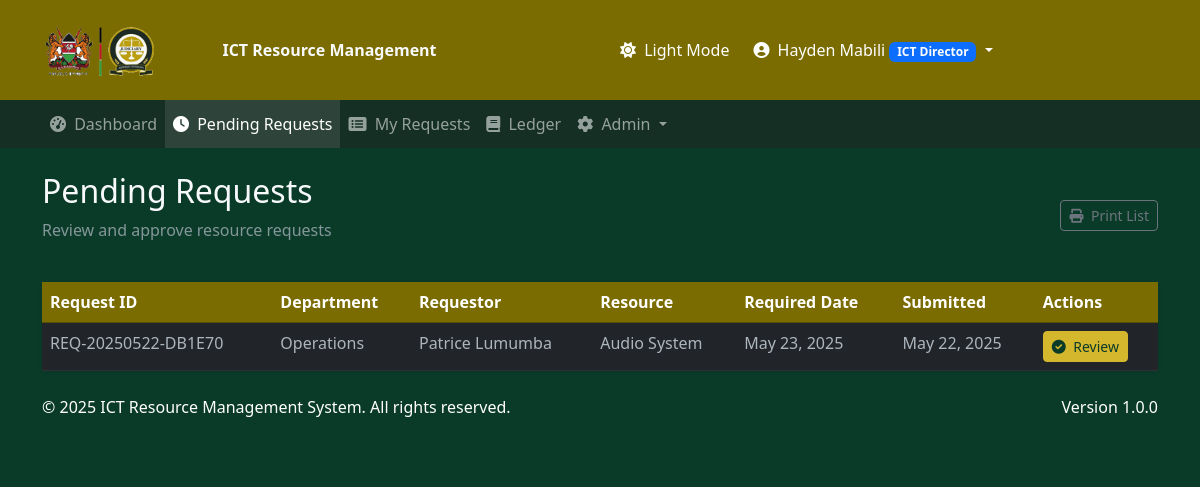
Before: /requests/pending/ (signed in) with the older database file.
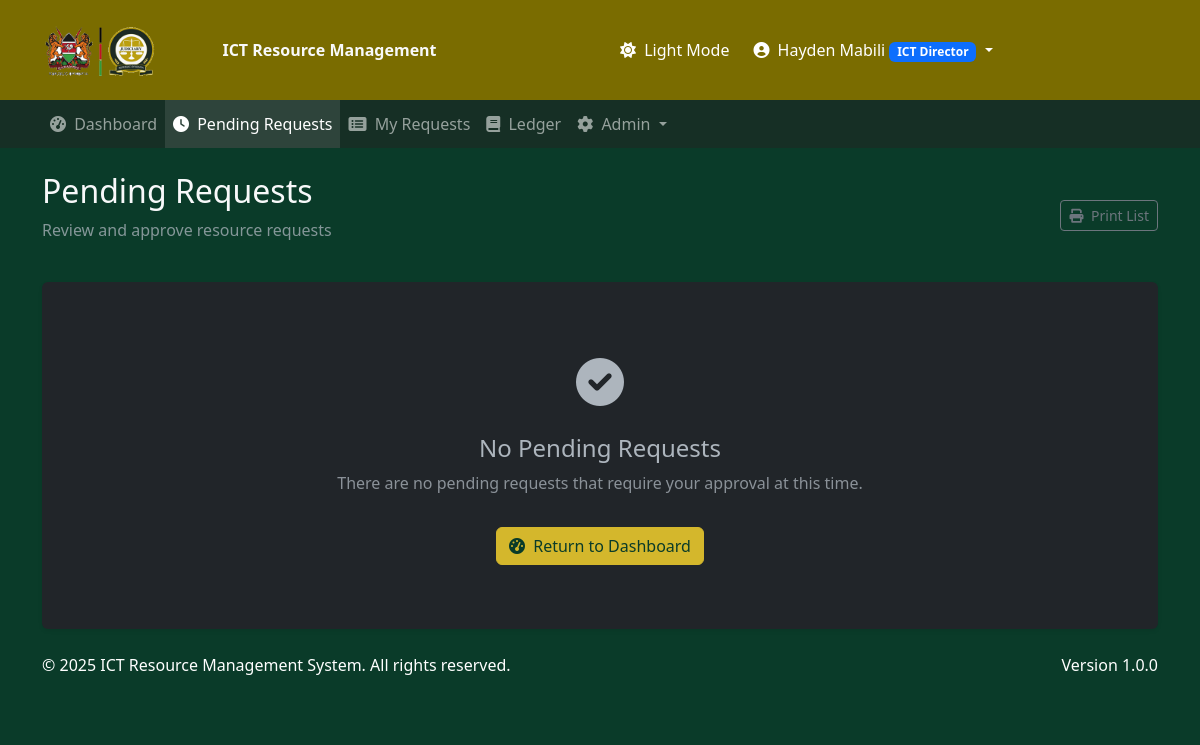
After: the same page with the newer database file.
### resource_requests/models.py (models this page shows, shortened)
class ResourceRequest(models.Model):
    STATUS_CHOICES = [
        ("pending", "Pending"),
        ("approved", "Approved"),
        ("rejected", "Rejected"),
        ("completed", "Completed"),
    ]
    DURATION_CHOICES = [
        ("1_hour", "1 Hour"),
        ("2_hours", "2 Hours"),
        ("half_day", "Half Day"),
        ("full_day", "Full Day"),
        ("multiple_days", "Multiple Days"),
    ]
    request_id = models.CharField(max_length=20, unique=True)
    requestor = models.ForeignKey(
        User, on_delete=models.CASCADE, related_name="requests"
    )
    department = models.ForeignKey(Department, on_delete=models.CASCADE)
    resource = models.ForeignKey(Resource, on_delete=models.CASCADE)
    purpose = models.TextField()
    required_date = models.DateField()
    duration = models.CharField(max_length=20, choices=DURATION_CHOICES)
    additional_info = models.TextField(blank=True, null=True)
    status = models.CharField(max_length=10, choices=STATUS_CHOICES, default="pending")
    submitted_at = models.DateTimeField(auto_now_add=True)
    approved_by = models.ForeignKey(
        User,
        on_delete=models.SET_NULL,
        null=True,
        blank=True,
        related_name="approved_requests",
    )
    approved_at = models.DateTimeField(null=True, blank=True)
    physical_copy_stamped = models.BooleanField(default=False)
    director_notes = models.TextField(blank=True, null=True)
    signature_image = models.ImageField(upload_to="signatures/", blank=True, null=True)
    stamp_date = models.DateTimeField(null=True, blank=True)

class Department(models.Model):
    name = models.CharField(max_length=100)
    description = models.TextField(blank=True, null=True)
    def __str__(self):
        return self.name

class Resource(models.Model):
    name = models.CharField(max_length=100)
    description = models.TextField(blank=True, null=True)
    is_available = models.BooleanField(default=True)
    def __str__(self):
        return self.name

### resource_requests/views.py (the view)
# urls.py: path('requests/pending/', views.pending_requests, name='pending_requests'),
@login_required
def pending_requests(request):
    if not ((request.user.profile.is_director or request.user.profile.is_deputy_director) and
            request.user.profile.has_approval_rights or
            request.user.profile.is_admin or
            request.user.is_staff):
        messages.error(request, "You don't have permission to view pending requests.")
        return redirect('dashboard')
    if (request.user.profile.is_director or request.user.profile.is_deputy_director) and request.user.profile.has_approval_rights:
        pending = ResourceRequest.objects.filter(status='pending').order_by('-submitted_at')
    else:
        pending = ResourceRequest.objects.filter(status='pending').order_by('-submitted_at')
    paginator = Paginator(pending, 10)  # Show 10 requests per page
    page_number = request.GET.get('page')
    page_obj = paginator.get_page(page_number)
    context = {
        'page_obj': page_obj,
    }
    return render(request, 'resource_requests/pending_requests.html', context)

### templates/resource_requests/pending_requests.html (shortened to what this page needs)
{% extends 'resource_requests/base.html' %}
{% load static %}
{% block content %}
<div class="d-flex flex-column flex-md-row justify-content-between align-items-md-center mb-4">
    <div>
        <h1 class="h2">Pending Requests</h1>
        <p class="text-muted">Review and approve resource requests</p>
    </div>
    <div class="mt-3 mt-md-0">
        <button class="btn btn-outline-secondary btn-sm btn-print">
            <i class="fas fa-print me-1"></i> Print List
        </button>
    </div>
</div>
{% if page_obj %}
    <div class="card border-0 shadow-sm">
        <div class="card-body p-0">
            <div class="table-responsive">
                <table class="table table-hover mb-0">
                    <thead>
                        <tr>
                            <th>Request ID</th>
                            <th>Department</th>
                            <th>Requestor</th>
                            <th>Resource</th>
                            <th>Required Date</th>
                            <th>Submitted</th>
                            <th>Actions</th>
                        </tr>
                    </thead>
                    <tbody>
                        {% for request in page_obj %}
                        <tr>
                            <td>{{ request.request_id }}</td>
                            <td>{{ request.department }}</td>
                            <td>{{ request.requestor.get_full_name|default:request.requestor.username }}</td>
                            <td>{{ request.resource }}</td>
                            <td>{{ request.required_date }}</td>
                            <td>{{ request.submitted_at|date:"M d, Y" }}</td>
                            <td>
                                <a href="{% url 'approve_request' request.request_id %}" class="btn btn-sm btn-primary">
                                    <i class="fas fa-check-circle me-1"></i> Review
                                </a>
                            </td>
                        </tr>
                        {% endfor %}
                    </tbody>
                </table>
            </div>
        </div>
    </div>
{% else %}
    <div class="card border-0 shadow-sm">
        <div class="card-body">
            <div class="empty-state">
                <div class="empty-state-icon">
                    <i class="fas fa-check-circle"></i>
                </div>
                <h4>No Pending Requests</h4>
                <p class="text-muted">There are no pending requests that require your approval at this time.</p>
                <a href="{% url 'dashboard' %}" class="btn btn-primary mt-3">
                    <i class="fas fa-tachometer-alt me-1"></i> Return to Dashboard
                </a>
            </div>
        </div>
    </div>
{% endif %}
{% endblock %}

Changed rows visible on the page:
no longer on this page (row edited): ResourceRequest: request_id "REQ-20250522-DB1E70", department "Operations", requestor.get_full_name "Patrice Lumumba", resource "Audio System", required_date "May 23, 2025", submitted_at "May 22, 2025"
Other visible differences:
text no longer shown: "Request ID Department Requestor Resource Required Date Submitted Actions"
text now shown: "No Pending Requests There are no pending requests that require your approval at this time. Return to Dashboard"
